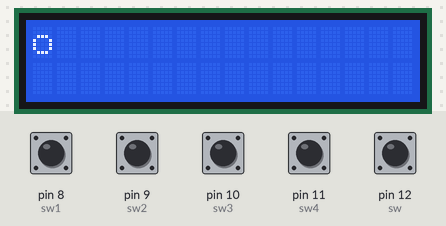
A sketch run on a simulated Arduino Uno, built with avr-gcc and run on an emulated ATmega328P. On the bench: 16×2 character LCD. Inputs (shaded band) come from the test bench; at power-on: pin 8 (sw1), pin 9 (sw2), pin 10 (sw3), pin 11 (sw4), pin 12 (sw) HIGH.

Above: at 1.2 s.
1.3 s: pin 12 (sw) pulled LOW for 0.15 s
At 1.6 s:
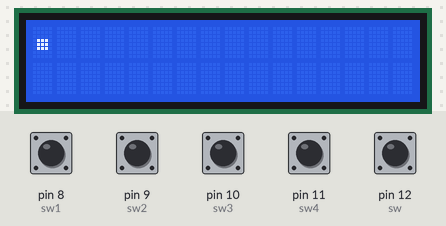
2.9 s: pin 8 (sw1) pulled LOW for 0.15 s
At 4.1 s:
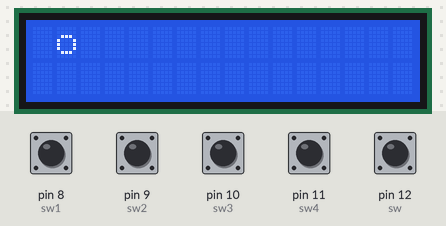
4.5 s: pin 9 (sw2) pulled LOW for 0.15 s
At 5.3 s:
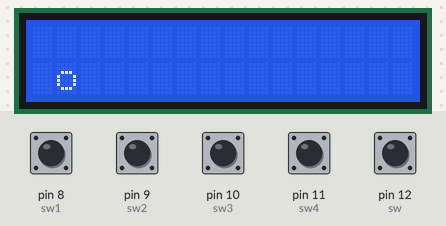
6.1 s: pin 10 (sw3) pulled LOW for 0.15 s
At 6.5 s:
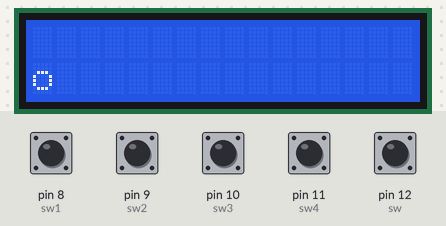
7.7 s: pin 12 (sw) pulled LOW for 1 s
At 8.8 s:
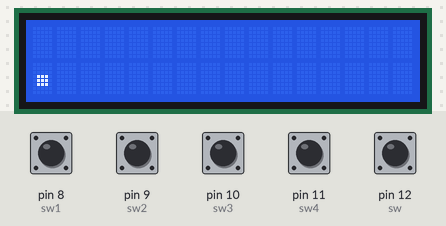
10.2 s: pin 8 (sw1) pulled LOW for 1 s
At 10.8 s:
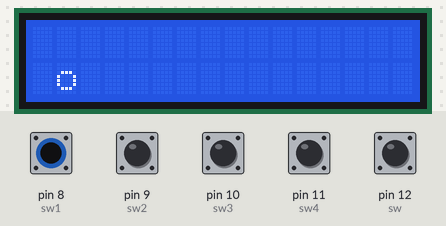
Timing chart, 0 to 13.2 s (numbered marks = the images above; inputs shaded):
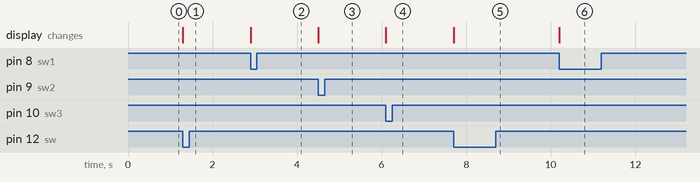

Measured:
- after the input at 1.3 s, the display: changes at once (image 1)
- after the input at 2.9 s, the display: changes at once (image 2)
- after the input at 4.5 s, the display: changes at once (image 3)
- after the input at 6.1 s, the display: changes at once (image 4)
- after the input at 7.7 s, the display: changes at once (image 5)
- after the input at 10.2 s, the display: changes at once (image 6)

The sketch:

sketch_jan08a.ino
```cpp
#include <LiquidCrystal.h>
LiquidCrystal lcd(2, 3, 4, 5, 6, 7);
int i=0,j=0;
int a=0;
int sw1=8,sw2=9,sw3=10,sw4=11,sw=12;
byte circle[8]={
    0b00000,
    0b00000,
    0b01110,
    0b10001,
    0b10001,
    0b10001,
    0b01110,
    0b00000
};
    byte fill[8]={
    0b00000,
    0b00000,
    0b00000,
    0b01110,
    0b01110,
    0b01110,
    0b00000,
    0b00000
    };
void setup()
{

lcd.begin(16,2);
pinMode(sw1,INPUT);
pinMode(sw2,INPUT);
pinMode(sw3,INPUT);
pinMode(sw4,INPUT);
pinMode(sw,INPUT);
lcd.clear();
lcd.createChar(5,circle);
lcd.createChar(6,fill);
  lcd.setCursor(i,j);
disp();


}
void loop()
{
  digitalWrite(sw,1);
  if(!digitalRead(sw))
  {
   functn();
    a++;
  while(!digitalRead(sw))
 digitalWrite(sw,1);
 }


digitalWrite(sw1,1);
if(!digitalRead(sw1))
{
  i++;
  if(i>16)
 i=15;
 disp();
   while(!digitalRead(sw1))
 digitalWrite(sw1,1);
}
 digitalWrite(sw2,1);
if(!digitalRead(sw2))
{
  j++;
  if(j>2)
 j=1;
  disp();

   while(!digitalRead(sw2))
 digitalWrite(sw2,1);
}
digitalWrite(sw3,1);
if(!digitalRead(sw3))
{
  i--;
  if(i<0)
 i=0;
 disp();
   while(!digitalRead(sw3))
 digitalWrite(sw3,1);
}
digitalWrite(sw4,1);
if(!digitalRead(sw4))
{
  j--;
  if(j<0)
 j=0;
  disp();


   while(!digitalRead(sw4))
 digitalWrite(sw4,1);
}
 }
 void disp()
 {
  lcd.clear();
  lcd.setCursor(i,j);

   lcd.write(5);

   }
 void functn()
 {
    lcd.setCursor(i,j);
  lcd.write(6);

  }
```
